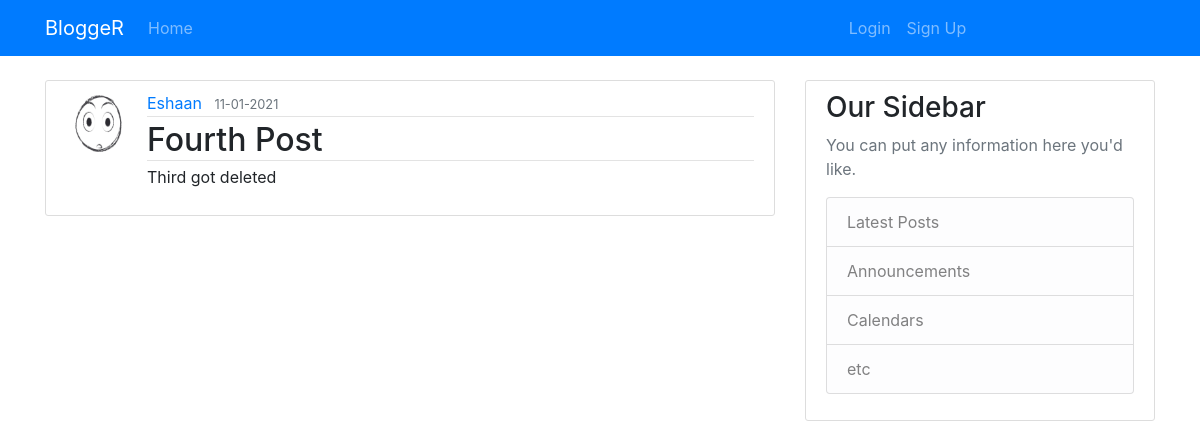
Screenshot of /post/3 with the database file from the repository.
### main/models.py (models this page shows, shortened)
class User(db.Model,UserMixin):
    id = db.Column(db.Integer, primary_key=True)
    username = db.Column(db.String(20), unique=True, nullable=False)
    email = db.Column(db.String(120), unique=True, nullable=False)
    image_file = db.Column(db.String(20), unique=False,
                           nullable=False, default="default.jpg")
    password = db.Column(db.String(60), nullable=False)
    posts = db.relationship('Post',
                            backref=db.backref('author', lazy=True))

class Post(db.Model):
    id = db.Column(db.Integer, primary_key=True)
    title = db.Column(db.String, nullable=False)
    date_posted = db.Column(db.DateTime, nullable=False,
                            default=datetime.utcnow)
    content = db.Column(db.Text, nullable=False)
    user_id = db.Column(db.Integer, db.ForeignKey('user.id'), nullable=False)

### main/routes.py (the view)
@app.route('/post/<int:post_id>')
def post(post_id):
    post=Post.query.get_or_404(post_id)
    return render_template('post.html',title=post.title,post=post)

### main/templates/post.html (shortened to what this page needs)
{%extends "layout.html" %}
{%block content%}
<article class="media content-section">
	<img src="{{url_for('static',filename='picture/'+post.author.image_file)}}" class='rounded-circle article-img'>
	<div class="media-body">
		<div class="article-metadata">
			<a class="mr-2" href="#">{{ post.author.username }}</a>
            <small class="text-muted">{{ post.date_posted.strftime('%d-%m-%Y') }}</small>
		</div>
		<h2 class="article-metadata">{{ post.title }}</h2>
		<p class="article-content">{{ post.content }}</p>
	</div>
</article>
{%endblock content%}

### main/static/main.css (style rules this page uses)
body { background: #fafafa; color: #333333; margin-top: 5rem; }
h1, h2, h3, h4, h5, h6 { color: #444444; }
.content-section { background: #ffffff; padding: 10px 20px; border: 1px solid #dddddd; border-radius: 3px; margin-bottom: 20px; }
.article-content { white-space: pre-line; }
.article-img { height: 65px; width: 65px; margin-right: 16px; }
.article-metadata { padding-bottom: 1px; margin-bottom: 4px; border-bottom: 1px solid #e3e3e3 }

### rows the page displays
User: image_file (placeholder picture), author.username "Eshaan"
Post: date_posted "11-01-2021", title "Fourth Post", content "Third got deleted"
